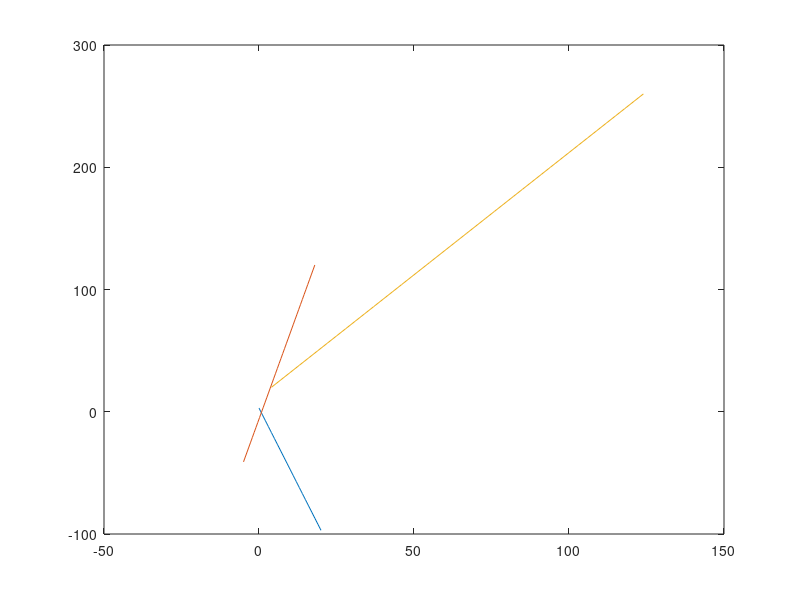

Here is the MATLAB script that generated this plot:
%% Learning Arrays
%
% Description: I think I am supposed to be plotting lines using arrays
%
% Assumptions: I am plotting lines
%
% Inputs 
%   lines = [ 
%       -5, 3
%       7, -6
%        2, 12
%       ];
%
% $Revision: R2020a$ 
% $Author: Viropexis
% $Date: August 27, 2020$
%---------------------------------------------------------

%OMG YOU CAN CLEAR WORKSPACE AT START OF SCRIPT!!!!!!!!!!!!!!!
clear 

%lets define these lines in terms of x, b
lines = [ 
    -5, 3
    7, -6
    2, 12
    ];

%create the array for x from 0 to 20 with an increment of 1
x1 = 0 : 20;
%create an array of y values for every x on the given line
y1 = lines(1,1) * x1 + lines(1,2);

%line2 needs 41 values from -5 to 18 so we make 41 values with linspace
x2 = linspace(-5, 18, 41);
%find the y values for every item of x on the given line
y2 = lines(2,1) * x2 + lines(2,2);

%line3 needs to start with 4 and end with 125 at increments of 3 but 121
%isnt divisble by 3??????????
%whatever, lets define our array in terms of startValue : incremental
%Change : maxValue
x3 = 4 : 3 : 125;
%once again define y for every x
y3 = lines(3, 1) * x3 + lines(3,2);


%calculate the means of y1, y2, y3
means = [mean(y1) mean(y2) mean(y3)];
%calculate mins and maxes in an array in terms of min,max of y points
extremes = [
    min(y1) max(y1)
    min(y2) max(y2)
    min(y3) max(y3)
];

%plot it cuz the teacher said so
plot(x1,y1,x2,y2,x3,y3);

%clear excess garbage 
clear lines